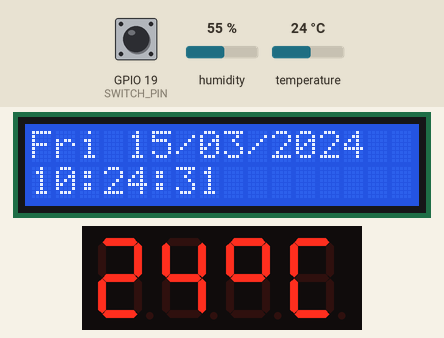
Recording of a sketch running on a simulated ESP32. On the bench: 16×2 character LCD, 4-digit seven-segment display. Inputs (shaded band) come from the test bench; at power-on: GPIO 19 (SWITCH_PIN) HIGH, temperature 24 °C, humidity 55 %. WiFi joins after 1.5 s; servers stay silent unless stated; the local clock reads 2024-03-15 10:24:30 at power-on unless the sketch sets it; what the sketch prints to the serial monitor is not drawn.

Above: at 2.7 s.
2.8 s: GPIO 19 (SWITCH_PIN) pulled LOW for 1.45 s
At 4.9 s:
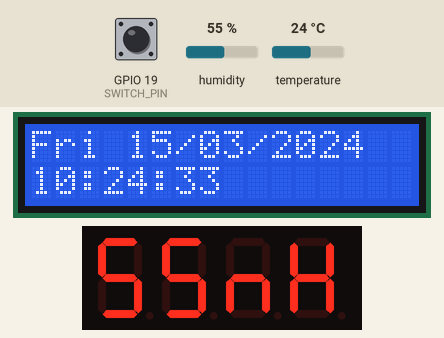
6.6 s: temperature set to 12 °C
At 9.2 s:
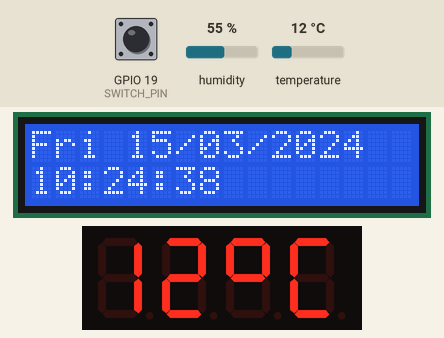
11.4 s: temperature set to 19 °C
At 16.0 s:
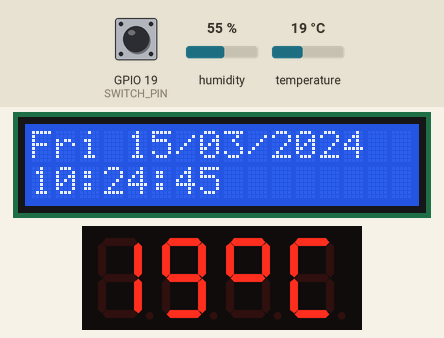
16.1 s: GPIO 19 (SWITCH_PIN) pulled LOW for 1.45 s
At 18.0 s:
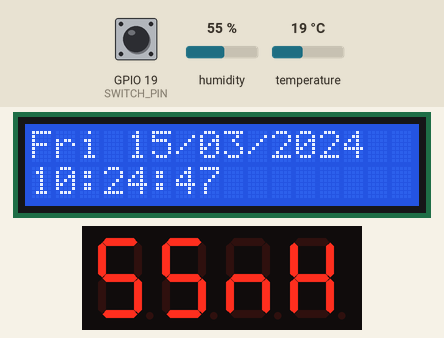
19.7 s: temperature set to 28 °C
At 21.1 s:
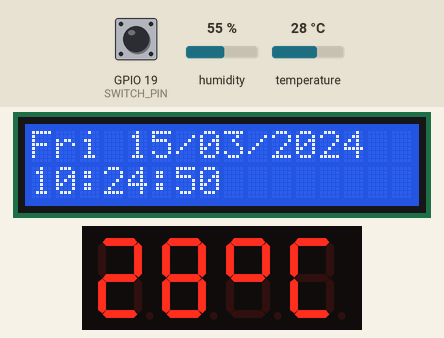
Timing chart, 0 to 22.7 s (numbered marks = the images above; inputs shaded):
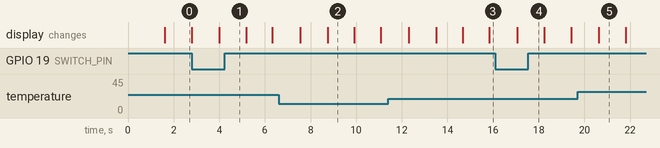

Measured:
- after the input at 2.8 s, the display: changes after 1.2 s (image 1)
- after the input at 16.1 s, the display: changes after 0.95 s (image 4)
- what the display in image 0 shows lasts 1.2 s, from 1.6 s to 2.8 s

The sketch:

Firebase_integration_without_authentication.ino
```cpp
#include <WiFi.h>
#include <LiquidCrystal.h>
#include <TM1637Display.h>
#include <DHT.h>
#include <time.h>
#include <Firebase_ESP_Client.h>
#include <addons/TokenHelper.h>

// ===== WiFi Credentials =====
const char* ssid = "Your wifi";
const char* password = "Your password";

// ===== Firebase Configuration =====
#define FIREBASE_HOST "you firebase_host url"
#define FIREBASE_SECRET "you secret key" // Replace with your secret
FirebaseData fbdo;
FirebaseAuth auth;
FirebaseConfig config;

// ===== DHT Sensor Setup =====
#define DHTPIN 4
#define DHTTYPE DHT11
DHT dht(DHTPIN, DHTTYPE);

// ===== TM1637 Display =====
#define CLK 5
#define DIO 18
TM1637Display display(CLK, DIO);

// ===== Switch Setup =====
#define SWITCH_PIN 19

// ===== LCD Pins =====
LiquidCrystal lcd(14, 27, 26, 25, 33, 32);

// ===== Custom Characters =====
const uint8_t DEGREE[] = {SEG_A | SEG_B | SEG_G | SEG_F};
const uint8_t CELSIUS[] = {SEG_A | SEG_D | SEG_E | SEG_F};
const uint8_t PERCENT[] = {SEG_G | SEG_C | SEG_E};
const uint8_t HUMI_H[] = {SEG_B | SEG_C | SEG_E | SEG_F | SEG_G};
const uint8_t ERROR[] = {
  SEG_A | SEG_D | SEG_E | SEG_F | SEG_G,
  SEG_E | SEG_G,
  SEG_E | SEG_G,
  0x00
};

void setup() {
  Serial.begin(115200);
  dht.begin();
  display.setBrightness(7);
  pinMode(SWITCH_PIN, INPUT_PULLUP);
  lcd.begin(16, 2);

  // Connect to WiFi
  lcd.clear();
  lcd.print("Connecting WiFi");
  WiFi.begin(ssid, password);

  int retry = 0;
  while (WiFi.status() != WL_CONNECTED && retry < 20) {
    delay(500);
    Serial.print(".");
    retry++;
  }

  lcd.setCursor(0, 1);
  if (WiFi.status() == WL_CONNECTED) {
    lcd.print("WiFi: Connected ");
    Serial.println("\nWiFi connected");
  } else {
    lcd.print("WiFi: Failed     ");
    Serial.println("\nWiFi failed");
    return;
  }

  // Configure NTP
  configTime(19800, 0, "pool.ntp.org", "time.nist.gov");

  // Initialize Firebase
  config.database_url = FIREBASE_HOST;
  config.signer.tokens.legacy_token = FIREBASE_SECRET;
  Firebase.reconnectNetwork(true);
  Firebase.begin(&config, &auth);
}

void loop() {
  struct tm timeinfo;
  if (!getLocalTime(&timeinfo)) {
    Serial.println("Time sync failed");
    lcd.clear();
    lcd.print("NTP Failed");
    lcd.setCursor(0, 1);
    lcd.print("Retrying...");
    configTime(19800, 0, "pool.ntp.org", "time.nist.gov");
    delay(1000);
    return;
  }

  // Format time/date
  char dateBuffer[17], timeBuffer[17];
  strftime(dateBuffer, sizeof(dateBuffer), "%a %d/%m/%Y", &timeinfo);
  strftime(timeBuffer, sizeof(timeBuffer), "%H:%M:%S", &timeinfo);

  // Update LCD
  lcd.clear();
  lcd.setCursor(0, 0);
  lcd.print(dateBuffer);
  lcd.setCursor(0, 1);
  lcd.print(timeBuffer);

  // Read sensor
  float temp = dht.readTemperature();
  float humidity = dht.readHumidity();
  int switchState = digitalRead(SWITCH_PIN);

  if (isnan(temp) || isnan(humidity)) {
    Serial.println("DHT11 Error!");
    display.setSegments(ERROR);
    delay(1000);
    return;
  }

  // Update 7-segment display
  if (switchState == HIGH) {
    int t = (int)temp;
    uint8_t segments[] = {
      display.encodeDigit(t / 10),
      display.encodeDigit(t % 10),
      DEGREE[0],
      CELSIUS[0]
    };
    display.setSegments(segments);
  } else {
    int h = (int)humidity;
    uint8_t segments[] = {
      display.encodeDigit(h / 10),
      display.encodeDigit(h % 10),
      PERCENT[0],
      HUMI_H[0]
    };
    display.setSegments(segments);
  }

  // Send to Firebase
  if (Firebase.ready() && WiFi.status() == WL_CONNECTED) {
    FirebaseJson json;
    json.set("temperature", temp);
    json.set("humidity", humidity);
    json.set("date", dateBuffer);
    json.set("time", timeBuffer);
    json.set("day", String(timeinfo.tm_wday)); // 0=Sunday

    if (Firebase.RTDB.pushJSON(&fbdo, "/sensor_data", &json)) {
      Serial.println("Firebase: Data sent!");
    } else {
      Serial.println("Firebase error: " + fbdo.errorReason());
    }
  }

  delay(1000);
}
// set the rules for the firebase
// {
//   "rules": {
//     ".read": true,
//     ".write": true
//   }
// }
```
